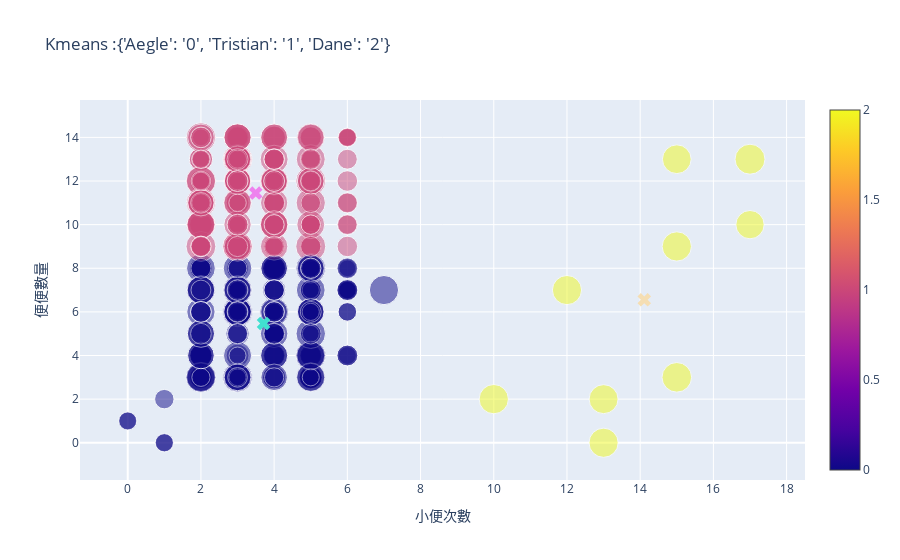

Notebook code for this chart:
### Code cell
from plotly.subplots import make_subplots





# Represent neighborhoods as in previous bubble chart, adding cluster information under color.
trace0 = go.Scatter(x=X[:,0],
                     y=X[:,1],
                     text=new_user_cats_df['體重'].astype(float).values,
                     name='',
                     mode='markers',
                     marker=dict(size=new_user_cats_df['體重'].astype(float).values,
                                       sizemode='diameter',
                                       sizeref=new_user_cats_df['體重'].astype(float).values.max()/30,
                                       opacity=0.5,
                                       color=y_predict,
                                       showscale=True),
                     showlegend=False
)




# Represent cluster centers.
trace2 = go.Scatter(x=kmeans.cluster_centers_[:, 0],
                     y=kmeans.cluster_centers_[:, 1],
                     name='',
                     mode='markers',
                     marker=dict(symbol='x',
                                       size=12,
                                       color=['turquoise', 'violet', 'wheat']),
                     showlegend=False
)
data7 = go.Data([trace0, trace2])




layout5 = go.Layout(title=f'Kmeans :{dict1}',
                     xaxis=go.layout.XAxis(title_text="小便次數", showgrid=True,
                                     zeroline=True,
                                     showticklabels=True),
                     yaxis=go.layout.YAxis(title_text="便便數量", showgrid=True,
                                     zeroline=True,
                                     showticklabels=True),
                     hovermode='closest'
)

layout7 = layout5

fig7 = go.Figure( data7,layout=layout7)

fig7.show()

### Figure 1 — Plotly figure (JSON) as saved in the notebook; plotly's stock layout.template omitted (floating-point values rounded to 4 significant figures; data arrays with more than 128 entries replaced by an {"elided": "..."} marker saying what was removed)
{"data": [{"marker": {"color": {"elided": "347 int values"}, "opacity": 0.5, "showscale": true, "size": {"elided": "347 float values"}, "sizemode": "diameter", "sizeref": 0.2517}, "mode": "markers", "name": "", "showlegend": false, "text": {"elided": "347 float values"}, "type": "scatter", "x": {"elided": "347 int values"}, "y": {"elided": "347 int values"}}, {"marker": {"color": ["turquoise", "violet", "wheat"], "size": 12, "symbol": "x"}, "mode": "markers", "name": "", "showlegend": false, "type": "scatter", "x": [3.71, 3.497, 14.11], "y": [5.467, 11.45, 6.556]}], "layout": {"hovermode": "closest", "title": {"text": "Kmeans :{'Aegle': '0', 'Tristian': '1', 'Dane': '2'}"}, "xaxis": {"showgrid": true, "showticklabels": true, "title": {"text": "小便次數"}, "zeroline": true}, "yaxis": {"showgrid": true, "showticklabels": true, "title": {"text": "便便數量"}, "zeroline": true}}}
